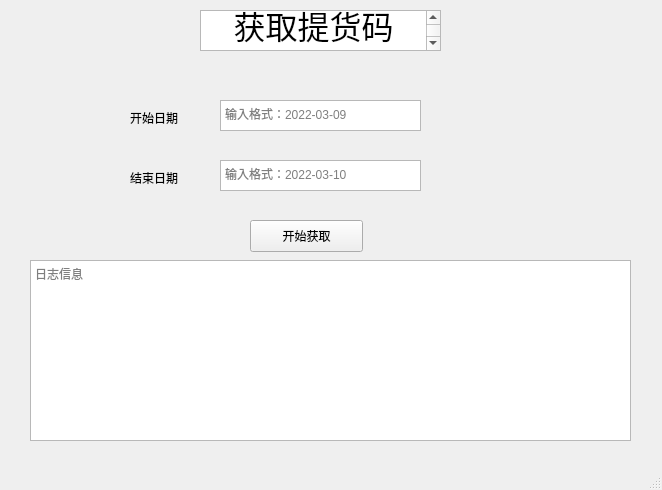
<?xml version="1.0" encoding="UTF-8"?>
<ui version="4.0">
 <class>MainWindow</class>
 <widget class="QMainWindow" name="MainWindow">
  <property name="geometry">
   <rect>
    <x>0</x>
    <y>0</y>
    <width>662</width>
    <height>490</height>
   </rect>
  </property>
  <property name="windowTitle">
   <string>MainWindow</string>
  </property>
  <widget class="QWidget" name="centralwidget">
   <widget class="QTextBrowser" name="textBrowser">
    <property name="geometry">
     <rect>
      <x>200</x>
      <y>10</y>
      <width>241</width>
      <height>41</height>
     </rect>
    </property>
    <property name="html">
     <string>&lt;!DOCTYPE HTML PUBLIC &quot;-//W3C//DTD HTML 4.0//EN&quot; &quot;http://www.w3.org/TR/REC-html40/strict.dtd&quot;&gt;
&lt;html&gt;&lt;head&gt;&lt;meta name=&quot;qrichtext&quot; content=&quot;1&quot; /&gt;&lt;style type=&quot;text/css&quot;&gt;
p, li { white-space: pre-wrap; }
&lt;/style&gt;&lt;/head&gt;&lt;body style=&quot; font-family:'.AppleSystemUIFont'; font-size:13pt; font-weight:400; font-style:normal;&quot;&gt;
&lt;p align=&quot;center&quot; style=&quot; margin-top:0px; margin-bottom:0px; margin-left:0px; margin-right:0px; -qt-block-indent:0; text-indent:0px;&quot;&gt;&lt;span style=&quot; font-size:24pt;&quot;&gt;获取提货码&lt;/span&gt;&lt;/p&gt;&lt;/body&gt;&lt;/html&gt;</string>
    </property>
   </widget>
   <widget class="QLabel" name="label">
    <property name="geometry">
     <rect>
      <x>130</x>
      <y>110</y>
      <width>60</width>
      <height>16</height>
     </rect>
    </property>
    <property name="text">
     <string>开始日期</string>
    </property>
   </widget>
   <widget class="QPlainTextEdit" name="plainTextEdit">
    <property name="geometry">
     <rect>
      <x>220</x>
      <y>100</y>
      <width>201</width>
      <height>31</height>
     </rect>
    </property>
    <property name="placeholderText">
     <string>输入格式：2022-03-09</string>
    </property>
   </widget>
   <widget class="QLabel" name="label_2">
    <property name="geometry">
     <rect>
      <x>130</x>
      <y>170</y>
      <width>60</width>
      <height>16</height>
     </rect>
    </property>
    <property name="text">
     <string>结束日期</string>
    </property>
   </widget>
   <widget class="QPlainTextEdit" name="plainTextEdit_2">
    <property name="geometry">
     <rect>
      <x>220</x>
      <y>160</y>
      <width>201</width>
      <height>31</height>
     </rect>
    </property>
    <property name="placeholderText">
     <string>输入格式：2022-03-10</string>
    </property>
   </widget>
   <widget class="QTextBrowser" name="textBrowser_2">
    <property name="geometry">
     <rect>
      <x>30</x>
      <y>260</y>
      <width>601</width>
      <height>181</height>
     </rect>
    </property>
    <property name="placeholderText">
     <string>日志信息</string>
    </property>
   </widget>
   <widget class="QPushButton" name="pushButton">
    <property name="geometry">
     <rect>
      <x>250</x>
      <y>220</y>
      <width>113</width>
      <height>32</height>
     </rect>
    </property>
    <property name="text">
     <string>开始获取</string>
    </property>
   </widget>
  </widget>
  <widget class="QStatusBar" name="statusbar"/>
 </widget>
 <resources/>
 <connections/>
</ui>
